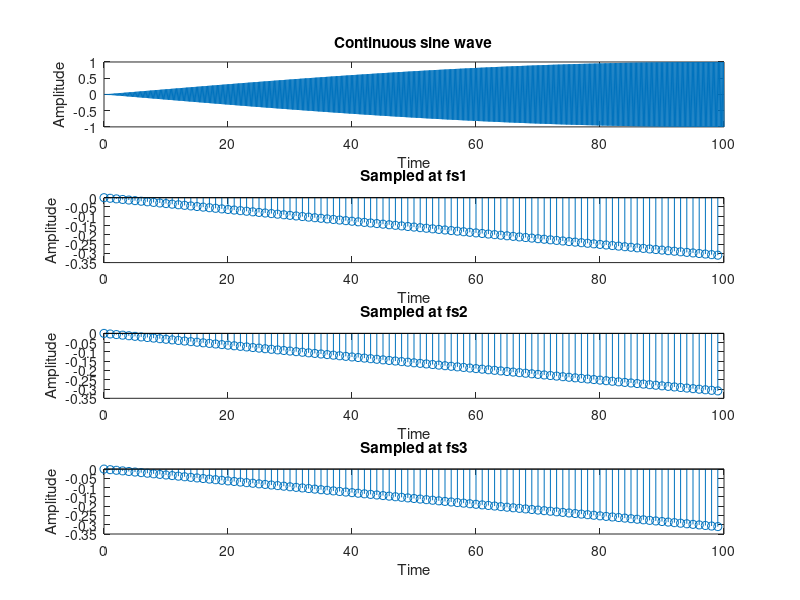

Write MATLAB code to recreate this figure.
clear all;
close all;
clc;
f=input('Enter frequency');
%T=1/f;
fs1=input('Enter the sampling frequency fs1');
fs2=input('Enter the sampling frequency fs2');
fs3=input('Enter the sampling frequency fs3');
t=0:0.1:100;
t1=0:1:99;
x=sin(2*3.14*f*t);
subplot(4,1,1);
plot(t,x);
xlabel('Time');
ylabel('Amplitude');
title('Continuous sine wave');
y=sin(2*3.14*f*t1/fs1);
subplot(4,1,2);
stem(t1,y);
xlabel('Time');
ylabel('Amplitude');
title('Sampled at fs1');
y=sin(2*3.14*f*t1/fs2);
subplot(4,1,3);
stem(t1,y);
xlabel('Time');
ylabel('Amplitude');
title('Sampled at fs2');
y=sin(2*3.14*f*t1/fs3);
subplot(4,1,4);
stem(t1,y);
xlabel('Time');
ylabel('Amplitude');
title('Sampled at fs3');
